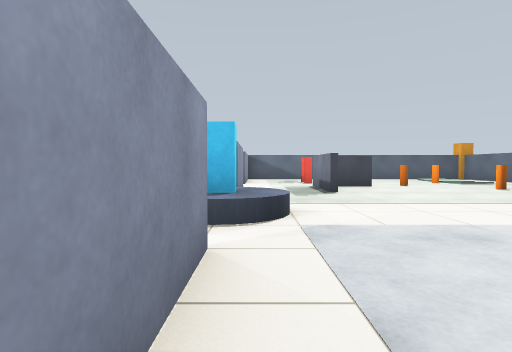
[1] (above)

18 first-person views from a walk through a Gazebo world. The camera is 0.69 m above the floor, tilts 2° down and sees 80° across. The floor is counted in squares, 1 m on a side. Each view is taken from the middle of a square. On the plan, view 1 faces up. The plan holds only what a view shows up to about 10 squares ahead; the rest is blank.

[2]
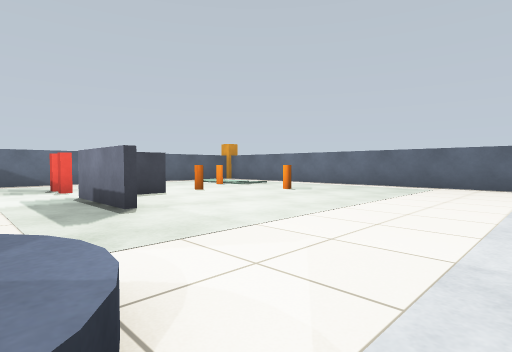

[3]
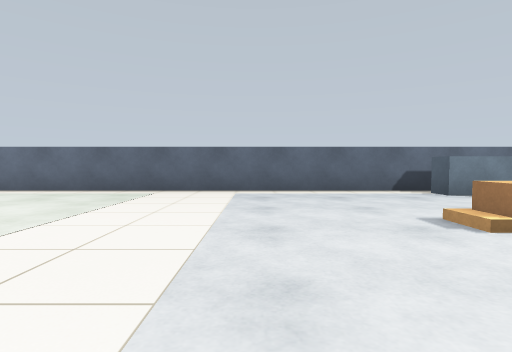

[4]
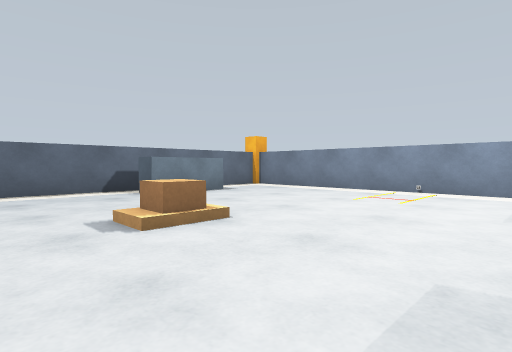

[5]
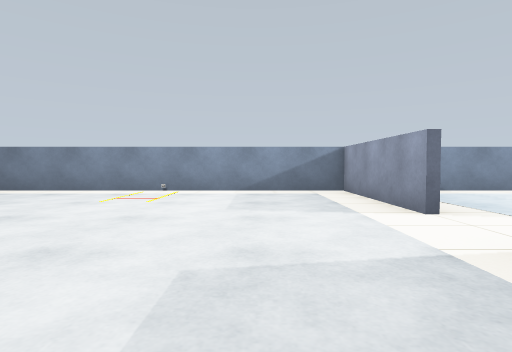

[6]
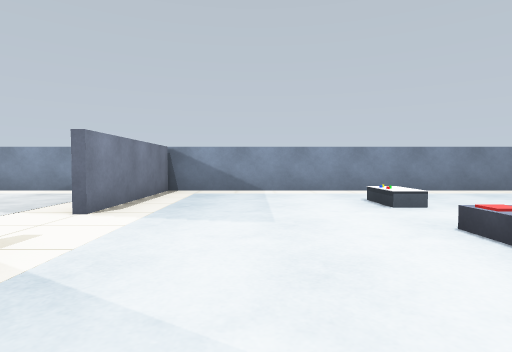

[7]
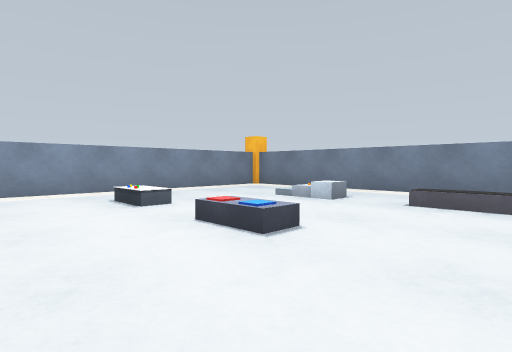

[8]
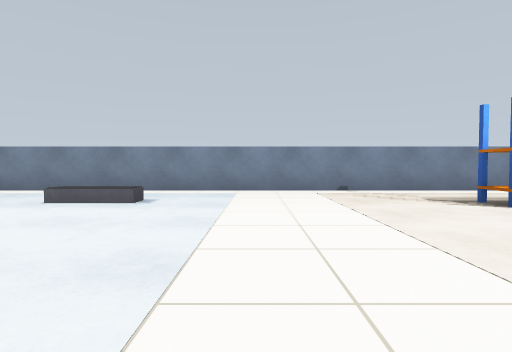

[9]
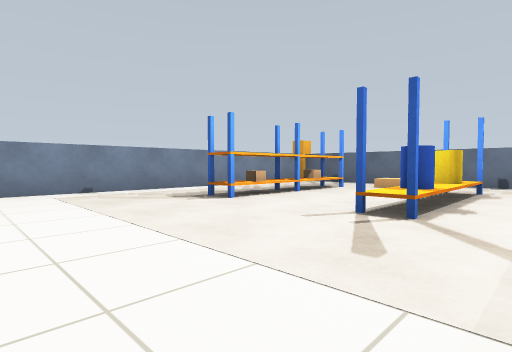

[10]
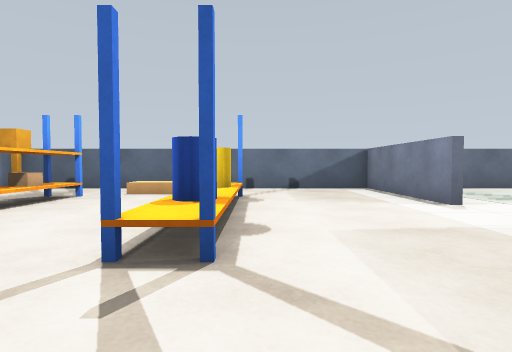

[11]
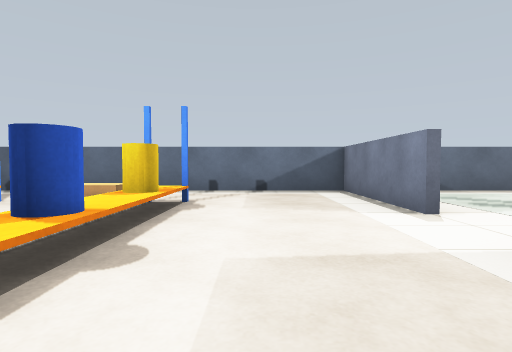

[12]
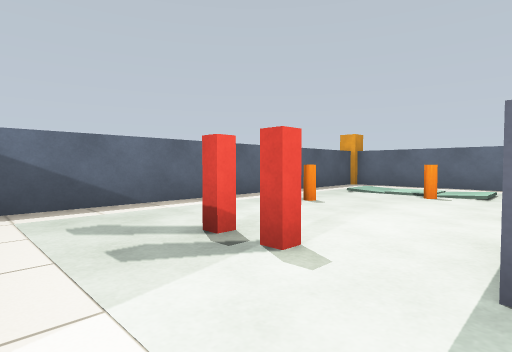

[13]
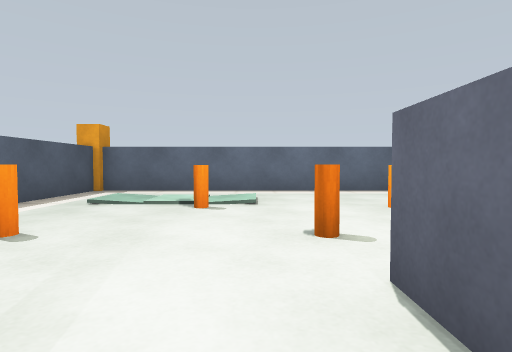

[14]
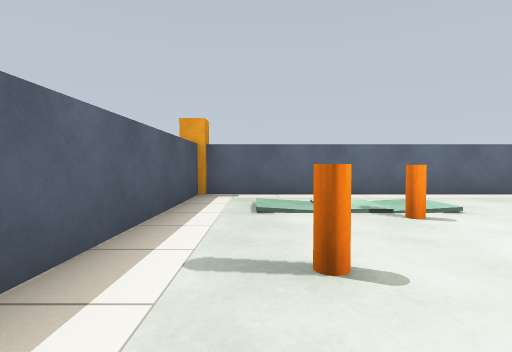

[15]
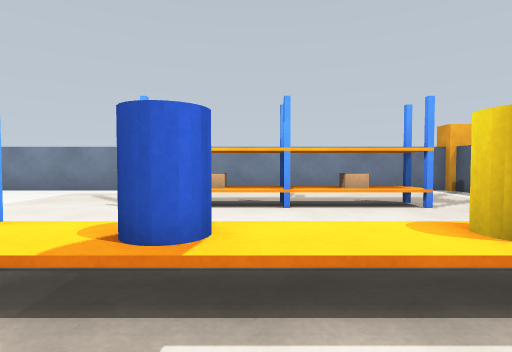

[16]
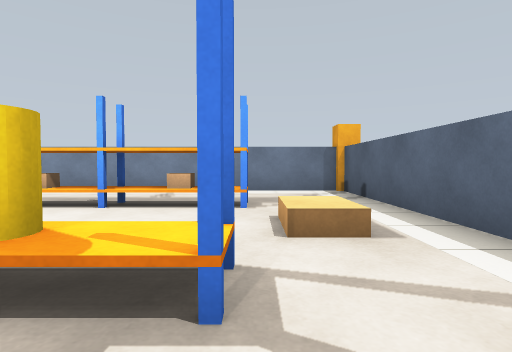

[17]
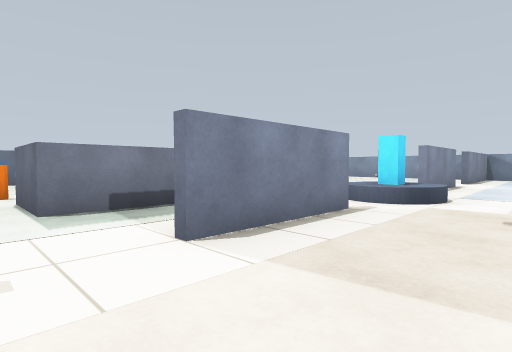

[18]
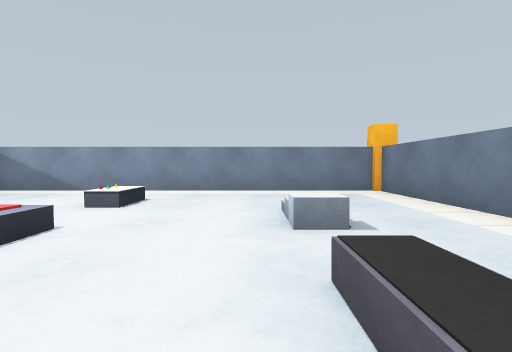

### Floor plan
Points are (right, up) in squares from view 1. A wall is a line through its corners. A room is listed if a view was taken in it or the views show most of it. See-through windows are left out.
Room 1 (views 1, 2, 3, 4, 5, 6, 7, 8, 9, 10, 11, 12, 13, 14, 15, 16, 17, 18)
walls: (-0.4, 2.5) (-0.4, 0.4); (-0.6, 6.5) (-0.6, 9.5); (-0.6, -0.5) (-0.6, 2.5); (1.9, 7.8) (1.9, 10.2) (3.9, 10.2); (-0.4, 8.9) (-0.4, 6.8); (-0.4, -2.2) (-0.4, -6.4); (-0.6, 11.2) (-0.6, 15.4) (-11.4, 15.4) (-11.4, -6.4) (9.1, -6.4); (3.9, 10) (2.6, 10); (-0.6, -6.4) (-0.6, -2.2); (10.4, -4) (10.4, 15.4) (0.4, 15.4)
ways out: gap at (4, 10)
objects: conveyor (-9, 0) to (-9, 2); other object (-8, -2); rack (-8, 8) to (-8, 13); pallet (-7, 14) to (-6, 14); table (-6, -4) to (-6, -3); table (-6, -1) to (-5, 0); rack (-5, 8) to (-5, 13); other object (-1, 4) to (0, 5); red post (2, 12); red post (2, 13); other object (4, -6); pallet (5, 0) to (6, 0); orange cylinder (5, 10); orange cylinder (5, 13); orange cylinder (7, 9); orange cylinder (7, 12); bench (9, -3) to (9, -2)

Where each view was taken, in squares from view 1:
view 1: 0 up, 0 right, facing up
view 2: 3 up, 0 right, facing up-right
view 3: 3 up, 2 right, facing right
view 4: 2 up, 2 right, facing down-right
view 5: 2 up, 2 right, facing down
view 6: 2 up, 3 left, facing down
view 7: 2 up, 3 left, facing down-left
view 8: 4 up, 3 left, facing left
view 9: 4 up, 3 left, facing up-left
view 10: 6 up, 4 left, facing up
view 11: 7 up, 3 left, facing up
view 12: 10 up, 0 right, facing up-right
view 13: 11 up, 2 right, facing right
view 14: 14 up, 3 right, facing right
view 15: 10 up, 3 left, facing left
view 16: 13 up, 3 left, facing left
view 17: 11 up, 3 left, facing down-right
view 18: 2 up, 8 left, facing down
